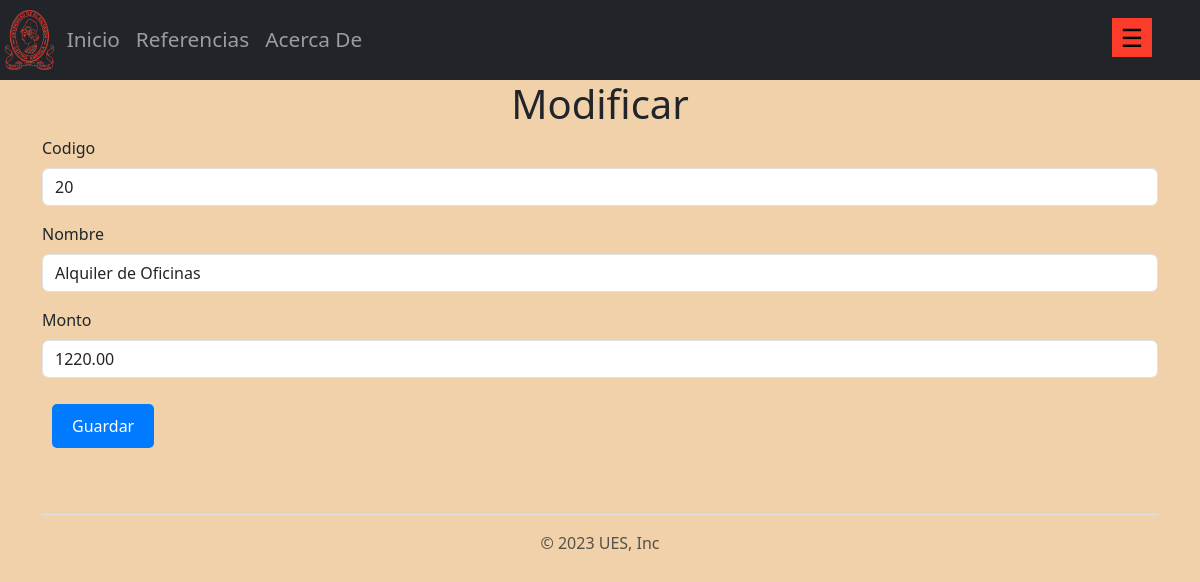
Screenshot of /costo/CRUD-CI/modificar/1/ with the database file from the repository.
### aplicaciones/costo/models.py (models this page shows, shortened)
class costo_indirectos(models.Model):
    codigo = models.CharField(max_length=20)
    nombre = models.CharField(max_length=50)
    monto = models.DecimalField(max_digits=10, decimal_places=2)

### aplicaciones/costo/views.py (the view)
# urls.py: path('costo/CRUD-CI/modificar/<pk>/', views.modificarCI.as_view(), name='modificarCI'),
class modificarCI(UpdateView):
    template_name = 'costo/CRUD-CI/modificar.html'
    model = costo_indirectos
    fields = ['codigo','nombre', 'monto']
    success_message = "El registro %(nombre)s fue mofificado exitosamente"
    success_url = reverse_lazy('actividad')

### templates/costo/CRUD-CI/modificar.html (shortened to what this page needs)
{% extends 'layout/base.html' %}
{% load bootstrap5 %}
{% block content %}
    <h1>Modificar</h1>
    <form action="" method="post">
        {% bootstrap_form form %}
        <input type="submit" value="Guardar" class="btn btn-primary">
</form>
{% endblock content %}

### static/css/general.css (style rules this page uses)
h1 { text-align: center; }
.btn, .mostrar-reportes .btn { background-color: #007BFF; color: #fff; border: none; padding: 10px 20px; margin: 10px; cursor: pointer; border-radius: 5px; font-size: 16px; }
* { margin: 0; padding: 0; }

### templates/layout/base.html (style rules this page uses)
body { background-color:rgb(240, 209, 169); }

### rows the page displays
costo_indirectos: codigo "20", nombre "Alquiler de Oficinas", monto "1220.00"
